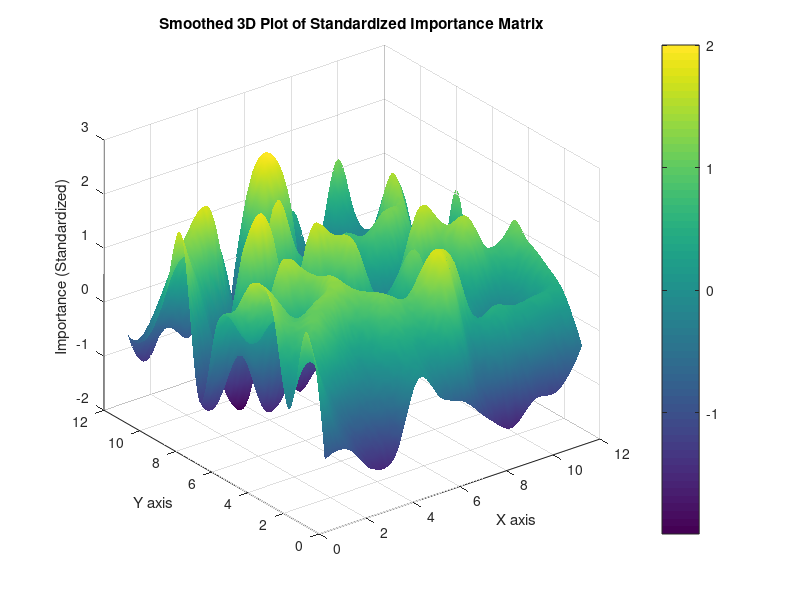

MATLAB code to generate this figure:
% Given Data
data = [32,  34,  13,  16,  70,  49,  40,  21,   8,  24,  25,  53;
        123,  66,  48,  60,  88,  91, 132,  71,  93,  87,  89,  86;
        55, 112,  97,  85, 117, 111, 136, 128,  44,  62,  65, 100;
        129, 109, 120, 125, 107,  59,  46,  72,  84,  69,  68, 110;
        137, 114,  64, 124,  47,  39,  76, 119,  54, 131, 103, 115;
        108,  78, 134, 106,  36, 127,  81,  92, 140, 104,  33,  28;
        90,  77,  11,  29, 138, 113,  58,  61,  67,  56,  99,  41;
        22,  27, 133, 139,  12,  15,  38,  96, 121, 105,  17, 118;
        143,  79,   4,   5, 141,  98,  83,  95,   9, 135,   7,  35;
        82, 126, 142,  57,  14,  26,  10,   2,  63,  73, 116,  23;
        45,  75,  37, 102,  20, 144, 130,   3,   6,  51,  74,  31;
        42,  18,  80,  43,   1, 101,  30,  94,  52, 122,  50,  19];

% Standardize the data
data_standardized = (data - mean(data(:))) / std(data(:));

% Create the grid for the data
[X, Y] = meshgrid(1:size(data, 2), 1:size(data, 1));

% Create a finer grid for interpolation
[X_fine, Y_fine] = meshgrid(linspace(1, size(data, 2), 100), linspace(1, size(data, 1), 100));

% Interpolate the data for smoothness
Z_fine = interp2(X, Y, data_standardized, X_fine, Y_fine, 'cubic');

% Plot the smoothed 3D surface
figure;
surf(X_fine, Y_fine, Z_fine);
shading interp; % Smooth shading

% Add labels and title
xlabel('X axis');
ylabel('Y axis');
zlabel('Importance (Standardized)');
title('Smoothed 3D Plot of Standardized Importance Matrix');
colormap('viridis'); % Color map for better visualization
colorbar; % Show color bar
